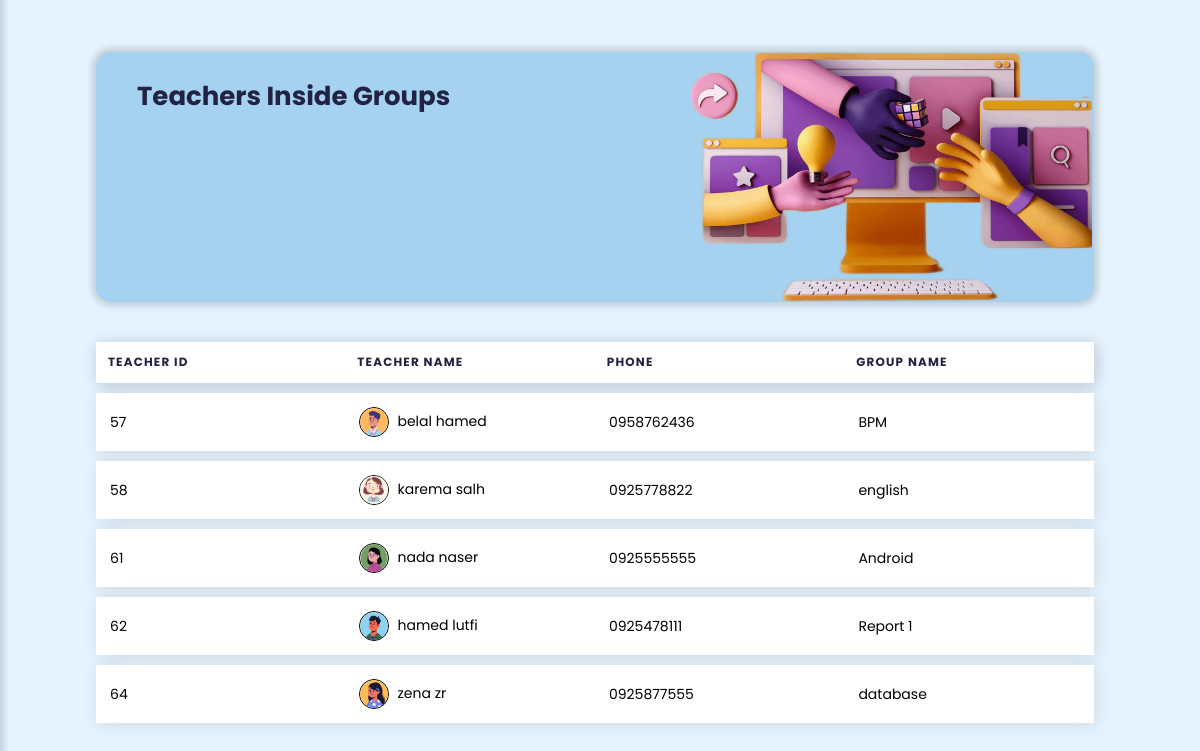
The app's page /UI/control_panel/teacher_with_group_control_panel.php, older data.
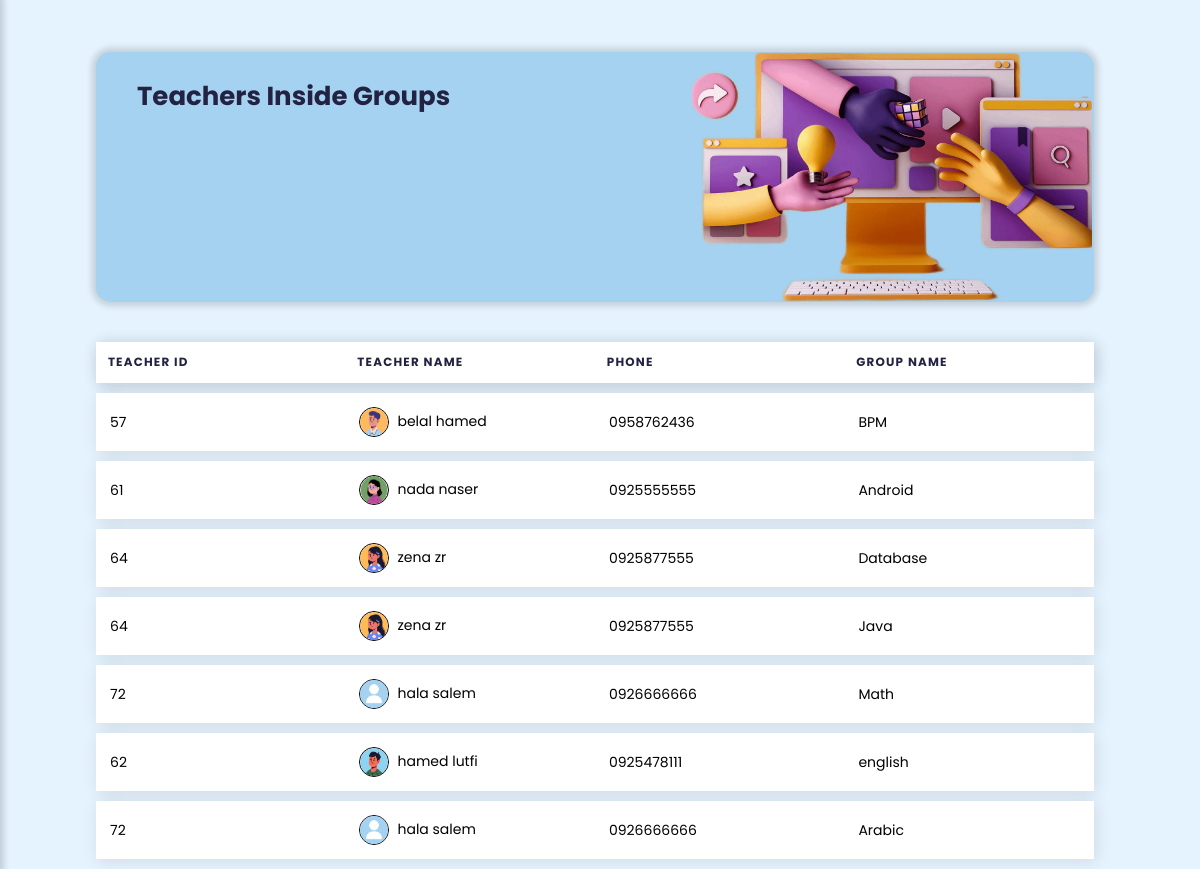
The same page, newer data.
### tables this page shows
CREATE TABLE IF NOT EXISTS `teacher` (
  `tr_id` int(8) NOT NULL AUTO_INCREMENT,
  `user_id` int(8) NOT NULL,
  `tr_phone_no` varchar(10) NOT NULL,
  PRIMARY KEY (`tr_id`),
  KEY `user_id` (`user_id`)
);

CREATE TABLE IF NOT EXISTS `user` (
  `user_id` int(8) NOT NULL AUTO_INCREMENT,
  `full_name` varchar(50) NOT NULL,
  `password` varchar(225) NOT NULL,
  `u_img` varchar(225) DEFAULT NULL,
  `role` varchar(8) DEFAULT NULL,
  PRIMARY KEY (`user_id`)
);

CREATE TABLE IF NOT EXISTS `groups` (
  `g_no` int(8) NOT NULL AUTO_INCREMENT,
  `tr_id` int(8) NOT NULL,
  `g_name` varchar(25) NOT NULL,
  `Datetime` datetime NOT NULL DEFAULT CURRENT_TIMESTAMP,
  PRIMARY KEY (`g_no`),
  KEY `tr_id` (`tr_id`)
);

### DataBase/db.php (called while the page is built, shortened)
<?php
require("Connection.php");
function selectAllTeacherInfo(){
    $sql = "SELECT teacher.tr_id,user.user_id,user.full_name,user.u_img,teacher.tr_phone_no,groups.g_name from teacher,user,groups WHERE user.user_id=teacher.user_id AND teacher.tr_id=groups.tr_id;";
    global $conn;
    $pre=$conn->prepare($sql);
    $pre->execute();
    $records=$pre->get_result()->fetch_all(MYSQLI_ASSOC);
    return $records;
}

### UI/control_panel/teacher_with_group_control_panel.php (the view, shortened to what this page needs)
<?php
$teachers=selectAllTeacherInfo();
?>
<!DOCTYPE html>
<html lang="en">
    <head>
        <link rel="stylesheet" href="../../css/controlpanel_groups_teacher_student_files.css">
        <link rel="stylesheet" href="https://maxst.icons8.com/vue-static/landings/line-awesome/line-awesome/1.3.0/css/line-awesome.min.css">
    </head>
<body id="b-vlightblue">
<header class="main_icon">
</header>
<div class="main-content">
    <div class="header-box">
        <div class="header-box-content-table">
            <h2>Teachers Inside Groups</h2><br>
        </div>
        <img src="../../sources/image/teacher_image_3d.png" >
    </div>
    <div class="table-box">
        <table class="table">
            <thead>
                <tr>
                    <th scope="col">Teacher Id</th>
                    <th scope="col">Teacher Name</th>
                    <th scope="col">Phone</th>
                    <th scope="col">Group Name</th>
                </tr>
            </thead>
            <tbody>
            <?php foreach($teachers as $key => $teacher):?>
                <tr>
                    <td data-label="tr-id"><?php echo $teacher['tr_id'] ?></td>
                    <td data-label="tr-name"><img src="<?php echo BASE_URL . '/sources/image/' . $teacher['u_img']; ?>" class="tab-img" style="width: 30px; height: 30px;border-radius:100%;"><?php echo $teacher['full_name'] ?></td>
                    <td data-label="tr-phone"><?php echo $teacher['tr_phone_no'] ?></td>
                    <td data-label="g-name"><?php echo $teacher['g_name'] ?></td>
                </tr>
            <?php endforeach; ?>
            </tbody>
        </table>
    </div>
</div>
</body>
</html>

Row changes from the older to the newer data that the page shows:
removed teacher: tr_id "58", user.u_img (picture), user.full_name "karema salh", tr_phone_no "0925778822", groups.g_name "english"
now on one of the page's lists (row unchanged): teacher: tr_id "64", user.full_name "zena zr", tr_phone_no "0925877555", groups.g_name "Java"
changed through a linked row, teacher "zena zr": groups.g_name "database" → "Database"; moves up the list
added teacher: tr_id "72", user.u_img (picture), user.full_name "hala salem", tr_phone_no "0926666666", groups.g_name "Math", groups.g_name "Arabic"
computed for teacher "hamed lutfi": groups.g_name "Report 1" → "english"
